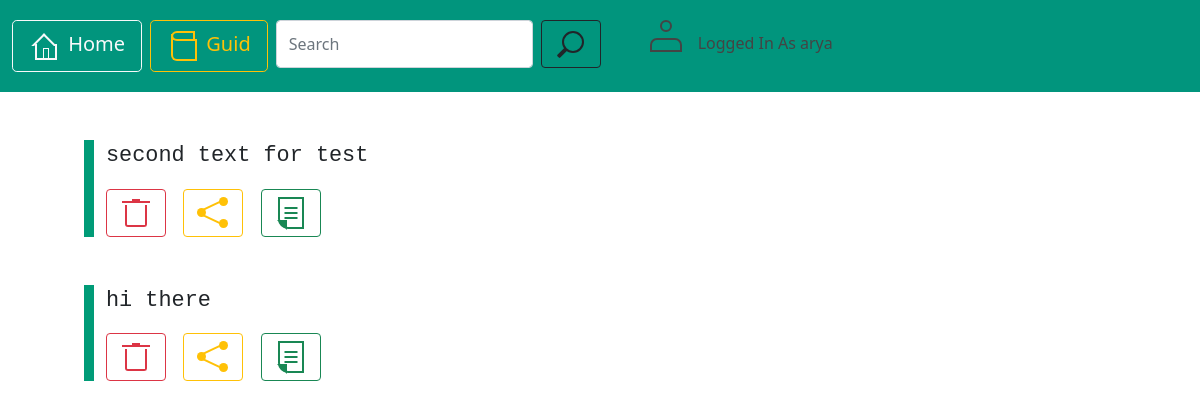
Before: / (signed in) with the older database file.
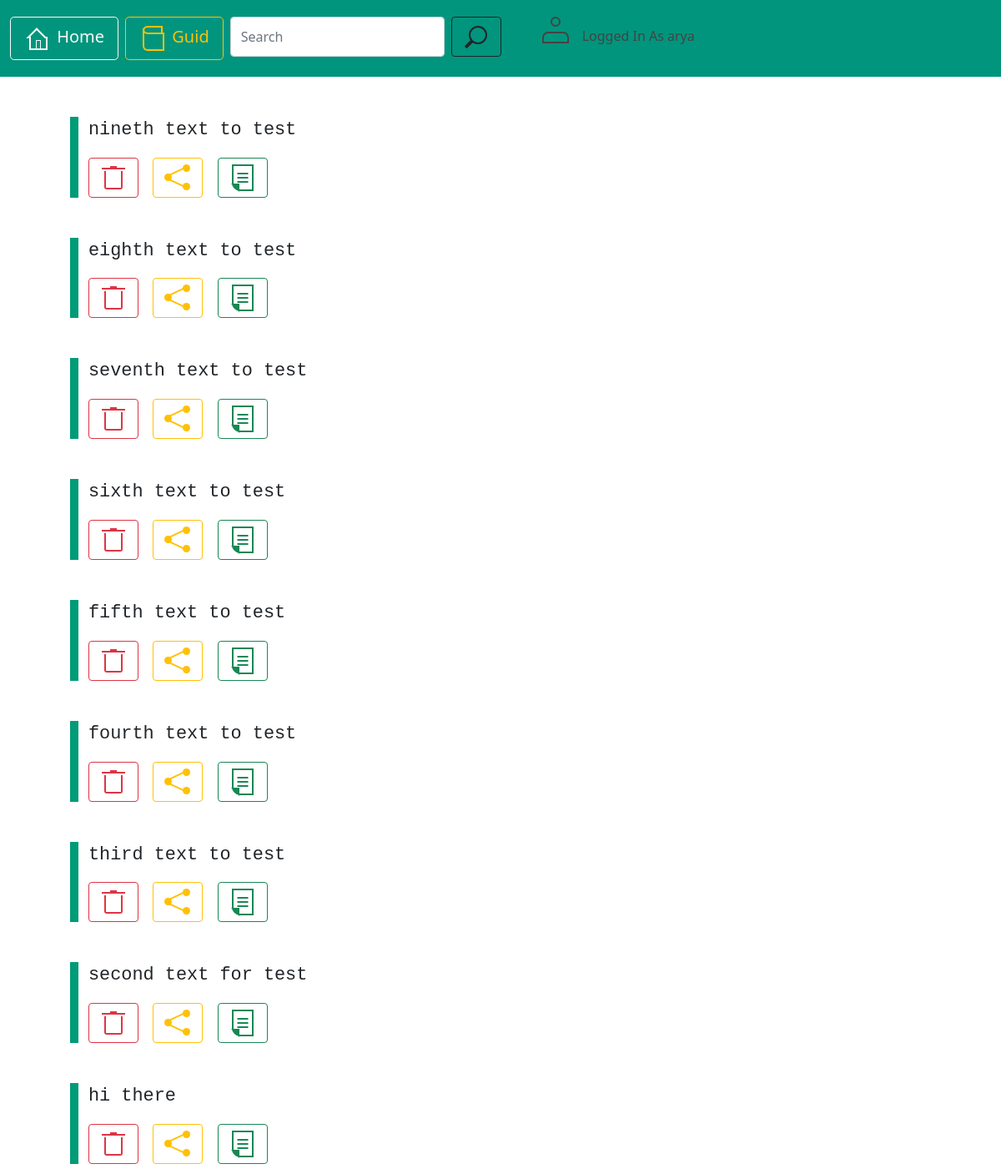
After: the same page with the newer database file.
### clipboard/models.py (models this page shows)
class Clipboard(models.Model):
    text = models.TextField()
    author = models.ForeignKey(User, on_delete=CASCADE)
    def __str__(self) -> str:
        return self.text

### clipboard/views.py (the view, shortened to what this page needs)
# urls.py: path('', views.index)
def index(request):
    colors = [
        '#FF6F61;',
        '#6B5B95',
        '#009B77',
        '#DD4124',
        '#45B8AC',
        '#EFC050',
        '#7FCDCD',
    ]
    if(request.user.is_authenticated):
        text = Clipboard.objects.filter(author=request.user).order_by('-id')
    return render(request, 'index.html',
    {
        'text': text,
        'qcolor': colors[random.randint(0, len(colors)-1)]
    })

### clipboard/templates/index.html (shortened to what this page needs)
<html>
    <head>
        {% load static %}
        <link rel="stylesheet" href="{% static 'style/bootstrap/css/bootstrap.min.css' %}">
        <link rel="stylesheet" href="{% static 'style/clipboard.css' %}">
        <link rel="stylesheet" href="{% static 'style/icono.min.css' %}">
    </head>
    <body>
        <nav class="navbar" style="background-color: #01957d;">
            <div class="container-fluid justify-content-start">
                <a href="">
                    <button class="btn btn-outline-light me-2 btn-lg" type="button">
                        <span class="icono-home"></span>
                        Home
                    </button>
                </a>
                <a href="/shared">
                    <button type="button" class="btn btn-outline-warning me-2 btn-lg">
                        <span class="icono-book"></span>
                        Guid
                    </button>
                </a>
                <form class="d-flex me-5" style="margin-top: 1%;">
                    <input class="form-control me-2" type="search" placeholder="Search" aria-label="Search">
                    <button type="button" class="btn btn-outline-dark"><span class="icono-search"></span></button>
                </form>
                <div class="navbar-nav justify-content-end me-1">
                    {% if user.is_authenticated %}
                    <div class="d-flex">
                        <span class="me-3 icono-user" style="color: #444444;"></span>
                        <p style="margin-top: 6%; color: #444444;">Logged In As {{ user.username }}</p>
                    </div>
                    {% else %}
                    <div class="d-flex">
                        <span class="me-3 icono-user" style="color: #444444;"></span>
                        <a style="margin-top: 6%;" href="{% url 'login' %}">Click To Log In</a>
                    </div>
                    {% endif %}
                </div>
            </div>
        </nav>
        {% for texts in text %}
        <div style="border-left-color: {{ qcolor }};" class="board">
            <pre>{{texts}}</pre>
            <button type="button" class="btn btn-outline-danger">
                <span class="icono-trash"></span>
            </button>
            <button style="margin-left: 1%;" type="button" class="btn btn-outline-warning">
                <span class="icono-share"></span>
            </button>
            <button style="margin-left: 1%;" type="button" class="btn btn-outline-success">
                <span class="icono-document"></span>
            </button>
        </div>
        {% endfor %}
    </body>
</html>

### static/style/clipboard.css (style rules this page uses)
.board { padding-left: 1%; margin-left: 7%; margin-top: 4%; margin-bottom: 1%; background-color: #fff; border-left-style: solid; border-width: 10px; font-size: 25px; }

Changed rows visible on the page:
added Clipboard: text "nineth text to test"
added Clipboard: text "eighth text to test"
added Clipboard: text "seventh text to test"
added Clipboard: text "sixth text to test"
added Clipboard: text "fifth text to test"
added Clipboard: text "fourth text to test"
added Clipboard: text "third text to test"
